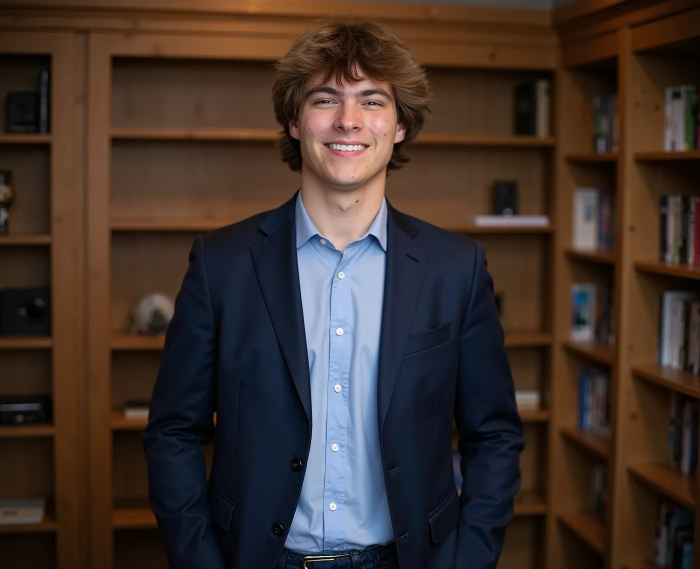
#> input picture Pics/Headshot.webp, 1400 x 1138 px, found by its file name (shown at 1/2 size); its folder holds 5 pictures in this run
$ python optimize_media.py ../Pics/ATDev.webp
#> lines starting #> are read from the running program, lines starting #| are printed output that depends on the picture
#!/usr/bin/env python3
"""Media pipeline for the portfolio.

1. Every raster image referenced from HTML (png/jpg/jpeg, any case) is
   resized (max width by role) and re-encoded as WebP next to the original.
   References in HTML/CSS/JSON-LD are rewritten to the .webp path and the
   original file is deleted from the working tree (still in git history).
2. GIFs referenced from HTML are converted to MP4 (h264) and the <img> is
   replaced with an autoplaying muted <video>.
3. <img> tags get width/height (intrinsic, for layout stability),
   loading="lazy" + decoding="async" unless they are above the fold
   (first image on the page / hero / nav logo / fetchpriority=high).
4. Pics/og.jpg (1200x630) is generated from the headshot for social cards.

Run from the repo root: python3 optimize_media.py [--dry]
"""
import os, re, sys, glob, subprocess, shutil
from urllib.parse import unquote, quote
from PIL import Image, ImageOps

ROOT = os.getcwd()
DRY = '--dry' in sys.argv
FFMPEG = os.environ.get('FFMPEG', shutil.which('ffmpeg') or '/tmp/claude-1000/-home-kilan/b1beaca3-8820-47c8-b4b6-4bb4ff5d8ff1/scratchpad/tools/node_modules/ffmpeg-static/ffmpeg')

HTML = sorted(glob.glob('*.html') + glob.glob('projects/*.html') + glob.glob('experience/*.html'))
RASTER = re.compile(r'\.(png|jpe?g)$', re.I)

# width caps by role
MAX_CONTENT = 1800      # figures, lead media
MAX_CARD = 900          # Pics/ card images
MAX_LOGO = 400          # logos
MAX_HERO = 1400         # headshot

# [7 lines left out: function role_for, not called in this run]

def is_logo(path):
    return 'logo' in os.path.basename(path).lower()

# --- collect references -------------------------------------------------
ATTR = re.compile(r'''(src|href|content|poster|data-poster|url)\s*[=(]\s*(["']?)([^"'()\s>]+)\2''')

# [11 lines left out: function resolve, not called in this run]

referenced = {}   # local path -> set(pages)
for page in HTML:
    txt = open(page, encoding='utf-8').read()
    for m in ATTR.finditer(txt):
        p = resolve(page, m.group(3))
        if p and os.path.isfile(p):
            referenced.setdefault(p, set()).add(page)

# --- convert images -----------------------------------------------------
renames = {}   # old local path -> new local path
sizes = {}     # new local path -> (w, h)

# [10 lines left out: function encode_webp, not called in this run]

total_before = total_after = 0
for path in sorted(referenced):
    if RASTER.search(path):
        maxw = role_for(path)
        if maxw is None:
            continue
        new = re.sub(RASTER, '.webp', path)
        before = os.path.getsize(path)
        if not DRY:
            w, h = encode_webp(path, new, maxw, is_logo(path))
            after = os.path.getsize(new)
            # if webp is not smaller (rare, tiny PNGs), still use it for consistency
            os.remove(path)
        else:
            w, h = Image.open(path).size; after = before
        renames[path] = new; sizes[new] = (w, h)
        total_before += before; total_after += after
        print(f'{before/1e6:6.2f} -> {after/1e6:6.2f} MB  {path} -> {new}  {w}x{h}')
    elif path.lower().endswith('.gif'):
        new = path[:-4] + '.mp4'
        before = os.path.getsize(path)
        if not DRY:
            subprocess.run([FFMPEG, '-y', '-loglevel', 'error', '-i', path,
                            '-movflags', 'faststart', '-pix_fmt', 'yuv420p',
                            '-vf', 'scale=trunc(iw/2)*2:trunc(ih/2)*2', '-c:v', 'libx264', '-crf', '24', '-an', new], check=True)
            # poster frame
            poster = path[:-4] + '.webp'
            subprocess.run([FFMPEG, '-y', '-loglevel', 'error', '-i', path, '-frames:v', '1', '-f', 'image2', poster + '.png'], check=True)
            im = Image.open(poster + '.png').convert('RGB'); im.save(poster, 'WEBP', quality=80); os.remove(poster + '.png')
            os.remove(path)
            after = os.path.getsize(new)
        else:
            after = before
        renames[path] = new
        total_before += before; total_after += after
        print(f'{before/1e6:6.2f} -> {after/1e6:6.2f} MB  {path} -> {new} (gif→mp4)')

print(f'\nTOTAL referenced media: {total_before/1e6:.1f} MB -> {total_after/1e6:.1f} MB')

# --- og image -----------------------------------------------------------
if not DRY:
    src = 'Pics/Headshot.webp' if os.path.exists('Pics/Headshot.webp') else 'Pics/Headshot.jpg'
    im = Image.open(src).convert('RGB')
#> im is the input picture: PIL image 1400x1138 RGB; mean R, G, B 63.8, 49.6, 43.5
    og = ImageOps.fit(im, (1200, 630), Image.LANCZOS, centering=(0.5, 0.3))
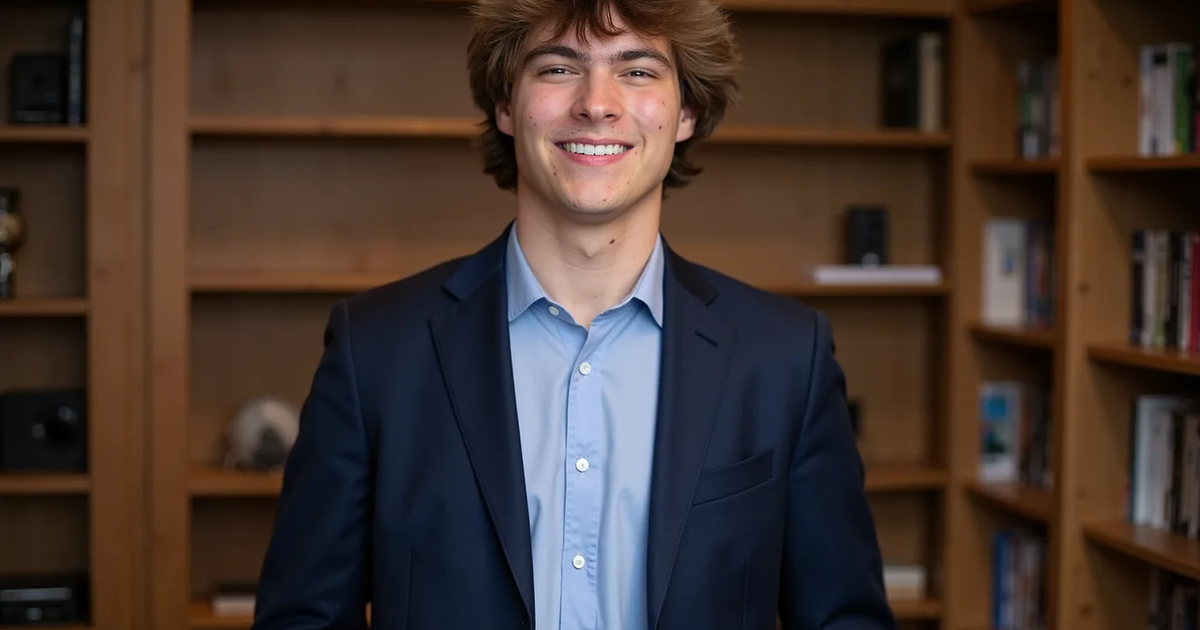
#> og: PIL image 1200x630 RGB; mean R, G, B 69.3, 54.3, 48
    og.save('Pics/og.jpg', 'JPEG', quality=85, optimize=True, progressive=True)
    print('wrote Pics/og.jpg', os.path.getsize('Pics/og.jpg') // 1024, 'KB')

# --- rewrite HTML -------------------------------------------------------
IMG_TAG = re.compile(r'<img\b[^>]*>', re.I)

# [63 lines left out: functions rewrite_refs, gif_to_video, add_dims, not called in this run]

for page in HTML:
    txt = open(page, encoding='utf-8').read()
    new = rewrite_refs(page, txt)
    new = gif_to_video(page, new)
    new = add_dims(page, new)
    if new != txt and not DRY:
        open(page, 'w', encoding='utf-8').write(new)
        print('rewrote', page)

# also rewrite references inside CSS files that point at images
for css in glob.glob('**/*.css', recursive=True):
    txt = open(css, encoding='utf-8').read()
    new = rewrite_refs(css, txt)
    if new != txt and not DRY:
        open(css, 'w', encoding='utf-8').write(new); print('rewrote', css)
